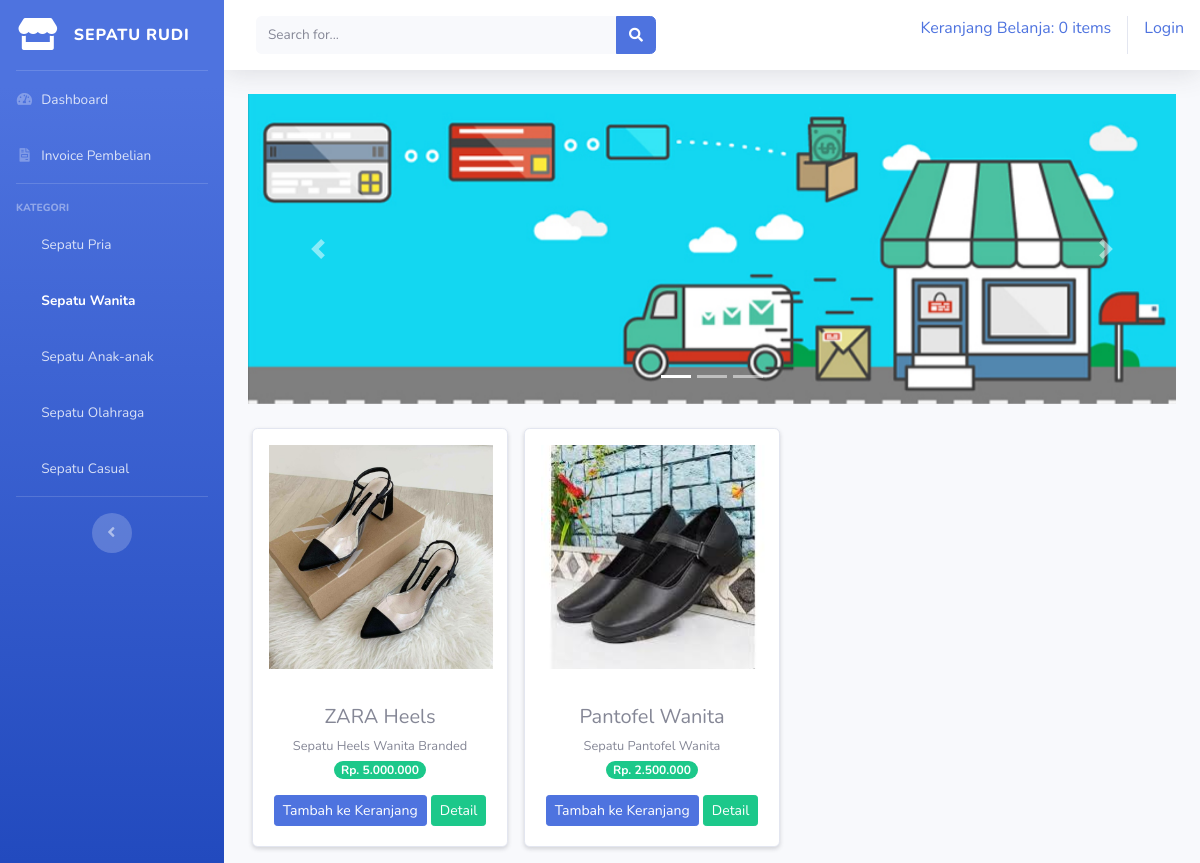
Page /index.php/kategori/sepatu_wanita on the committed database.
### tables this page shows
CREATE TABLE `tb_barang` (
  `id_brg` int(11) NOT NULL,
  `nama_brg` varchar(120) NOT NULL,
  `keterangan` varchar(225) NOT NULL,
  `kategori` varchar(60) NOT NULL,
  `harga` int(11) NOT NULL,
  `stok` int(4) NOT NULL,
  `gambar` text NOT NULL
);

### application/controllers/Kategori.php (called while the page is built, shortened)
<?php
class Kategori extends CI_Controller {
    public function sepatu_wanita() {
        $data['sepatu_wanita'] = $this->model_kategori->data_sepatu_wanita()->result();
        $this->load->view('template/header');
        $this->load->view('template/sidebar');
        $this->load->view('sepatu_wanita', $data);
        $this->load->view('template/footer');
    }
}

### index.php (called while the page is built, shortened)
<?php
require_once BASEPATH.'core/CodeIgniter.php';

### application/models/Model_kategori.php (called while the page is built, shortened)
<?php
class Model_kategori extends CI_Model {
    public function data_sepatu_wanita() {
        return $this->db->get_where("tb_barang",array('kategori' => 'Sepatu Wanita'));
    }
}

### application/views/sepatu_wanita.php (the view, shortened to what this page needs)
<div class="container-fluid">
    <div id="carouselExampleIndicators" class="carousel slide" data-ride="carousel">
        <ol class="carousel-indicators">
            <li data-target="#carouselExampleIndicators" data-slide-to="0" class="active"></li>
            <li data-target="#carouselExampleIndicators" data-slide-to="1"></li>
            <li data-target="#carouselExampleIndicators" data-slide-to="2"></li>
        </ol>
        <div class="carousel-inner">
            <div class="carousel-item active">
                <img src="<?php echo base_url('assets/img/slider1.jpg') ?>" class="d-block w-100" alt="...">
            </div>
        </div>
        <a class="carousel-control-prev" href="#carouselExampleIndicators" role="button" data-slide="prev">
            <span class="carousel-control-prev-icon" aria-hidden="true"></span>
        </a>
        <a class="carousel-control-next" href="#carouselExampleIndicators" role="button" data-slide="next">
            <span class="carousel-control-next-icon" aria-hidden="true"></span>
        </a>
    </div>
    <div class="row text-center mt-4">
    <?php foreach ($sepatu_wanita as $brg) : ?>
        <div class="card shadow-sm ml-3 mb-3" style="width: 16rem;">
            <img src="<?php echo base_url().'/uploads/'.$brg->gambar ?>" class="p-3 rounded" style="object-fit: cover; width: 16rem; border-radius: 10px;" alt="<?php echo $brg->nama_brg ?>">
            <div class="card-body">
                <h5 class="card-title mb-1"><?php echo $brg->nama_brg ?></h5>
                <small><?php echo $brg->keterangan ?></small>
                <br>
                <span class="badge badge-pill badge-success mb-3">Rp. <?php echo number_format($brg->harga, 0,',','.') ?></span>
                <?php echo anchor('Dashboard/tambah_ke_keranjang/'.$brg->id_brg,'<div class="btn btn-sm btn-primary">Tambah ke Keranjang</div>') ?>
                <?php echo anchor('Dashboard/detail/'.$brg->id_brg,'<div class="btn btn-sm btn-success">Detail</div>') ?>
            </div>
        </div>
    <?php endforeach; ?>
    </div>
</div>

### rows in the picture
tb_barang: gambar (picture), nama_brg "ZARA Heels", keterangan "Sepatu Heels Wanita Branded", harga "5.000.000", id_brg "Tambah ke Keranjang", id_brg "Detail"
tb_barang: gambar (picture), nama_brg "Pantofel Wanita", keterangan "Sepatu Pantofel Wanita", harga "2.500.000", id_brg "Tambah ke Keranjang", id_brg "Detail"

### other values in the picture
anchor('Dashboard/detail_keranjang', $keranjang) "Keranjang Belanja: 0 items"
anchor('Auth/login', 'Login') "Login"
